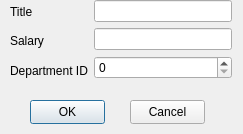
<?xml version="1.0" encoding="UTF-8"?>
<ui version="4.0">
 <class>RoleInput</class>
 <widget class="QDialog" name="RoleInput">
  <property name="geometry">
   <rect>
    <x>0</x>
    <y>0</y>
    <width>243</width>
    <height>134</height>
   </rect>
  </property>
  <property name="windowTitle">
   <string>Dialog</string>
  </property>
  <widget class="QPushButton" name="okButton">
   <property name="geometry">
    <rect>
     <x>30</x>
     <y>100</y>
     <width>75</width>
     <height>24</height>
    </rect>
   </property>
   <property name="text">
    <string>OK</string>
   </property>
  </widget>
  <widget class="QPushButton" name="cancelButton">
   <property name="geometry">
    <rect>
     <x>130</x>
     <y>100</y>
     <width>75</width>
     <height>24</height>
    </rect>
   </property>
   <property name="text">
    <string>Cancel</string>
   </property>
  </widget>
  <widget class="QWidget" name="">
   <property name="geometry">
    <rect>
     <x>10</x>
     <y>0</y>
     <width>222</width>
     <height>82</height>
    </rect>
   </property>
   <layout class="QHBoxLayout" name="horizontalLayout">
    <item>
     <layout class="QVBoxLayout" name="verticalLayout">
      <item>
       <widget class="QLabel" name="label">
        <property name="text">
         <string>Title</string>
        </property>
       </widget>
      </item>
      <item>
       <widget class="QLabel" name="label_2">
        <property name="text">
         <string>Salary</string>
        </property>
       </widget>
      </item>
      <item>
       <widget class="QLabel" name="label_3">
        <property name="text">
         <string>Department ID</string>
        </property>
       </widget>
      </item>
     </layout>
    </item>
    <item>
     <layout class="QGridLayout" name="gridLayout">
      <item row="0" column="0">
       <widget class="QLineEdit" name="titleEdit"/>
      </item>
      <item row="1" column="0">
       <widget class="QLineEdit" name="salaryEdit"/>
      </item>
      <item row="2" column="0">
       <widget class="QSpinBox" name="departmentEdit"/>
      </item>
     </layout>
    </item>
   </layout>
  </widget>
 </widget>
 <resources/>
 <connections/>
</ui>
